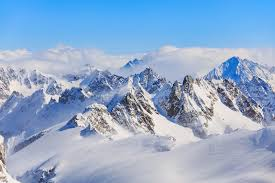
//> input picture Template_opencv/histo3.JPG, 275 x 183 px
$ ./histogram_grayscale_file   (built with g++ and OpenCV 4)
//> lines starting //> are read from the running program, lines starting //| are printed output that depends on the picture
### Template_opencv/stdafx.h
// stdafx.h : include file for standard system include files,
// or project specific include files that are used frequently, but
// are changed infrequently
//

#pragma once

#include "targetver.h"

#include <stdio.h>
#include <tchar.h>


// TODO: reference additional headers your program requires here

### Template_opencv/histogram_grayscale_file.cpp
#include "stdafx.h"
#include <opencv2\opencv.hpp>
#include <opencv2/core/core.hpp>
#include <opencv2/highgui/highgui.hpp>
#include "opencv2/imgproc/imgproc.hpp"
#include <iostream>

using namespace std;
using namespace cv;
int main(int argc, char** argv)
{
	Mat frame, gray_frame;
	//frame = imread("histo1.JPG", CV_LOAD_IMAGE_COLOR);
	//frame = imread("histo2.JPG", CV_LOAD_IMAGE_COLOR);
	frame = imread("histo3.JPG", CV_LOAD_IMAGE_COLOR);
//> frame is the input picture: 183 rows x 275 cols, CV_8UC3; mean B, G, R 203.1, 170.9, 144.4
	cvtColor(frame, gray_frame, COLOR_BGR2GRAY);
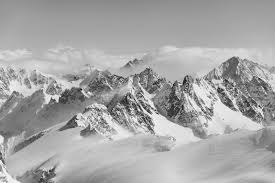
//> gray_frame: 183 rows x 275 cols, CV_8UC1; min 12, max 255, mean 166.6
	imshow("Gray Scale Image", gray_frame);
	int histSize = 256;
	float range[] = { 0, 256 };
	const float* histRange = { range };
	bool uniform = true; bool accumulate = false;
	Mat b_hist;
	calcHist(&gray_frame, 1, 0, Mat(), b_hist, 1, &histSize, &histRange,uniform, accumulate);
//> b_hist = 256 values, max 850 at index 162, min 0 at index 0, mean 196.6
	int hist_w = 512; int hist_h = 400;
	int bin_w = cvRound((double)hist_w / histSize);
	Mat histImage(hist_h, hist_w, CV_8UC3, Scalar(0, 0, 0));
	normalize(b_hist, b_hist, 0, histImage.rows, NORM_MINMAX, -1, Mat());
//> b_hist = 256 values, max 400 at index 162, min 0 at index 0, mean 92.51
	for (int i = 1; i < histSize; i++)
	{
		line(histImage, Point(bin_w*(i - 1), hist_h -
			cvRound(b_hist.at<float>(i - 1))),
			Point(bin_w*(i), hist_h -
			cvRound(b_hist.at<float>(i))),
			Scalar(255, 0, 0), 2, 8, 0);
	}
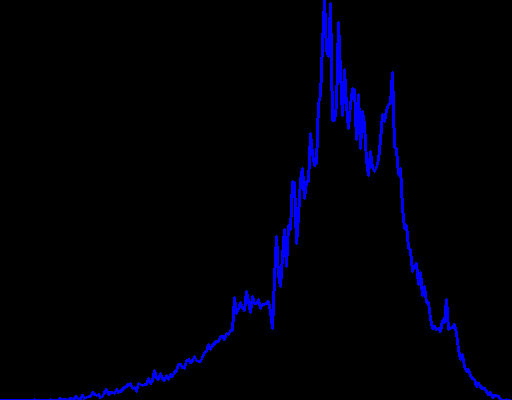
//> histImage: 400 rows x 512 cols, CV_8UC3; mean B, G, R 8.8, 0, 0
	imshow("Histogram of Gray Scale Image", histImage);
	waitKey(0);
	return EXIT_SUCCESS;
}

$ run again, with Template_opencv/histo1.JPG copied over Template_opencv/histo3.JPG
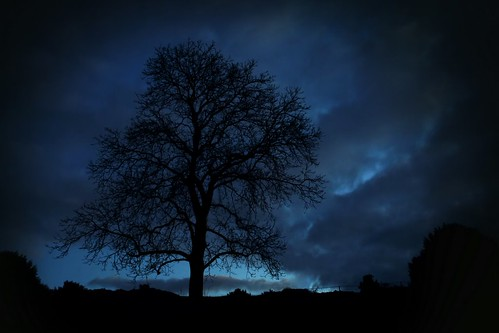
//> input picture Template_opencv/histo1.JPG, 499 x 333 px
//> frame is the input picture: 333 rows x 499 cols, CV_8UC3; mean B, G, R 45.6, 29.5, 15.8
//> `cvtColor(frame, gray_frame, COLOR_BGR2GRAY);`:
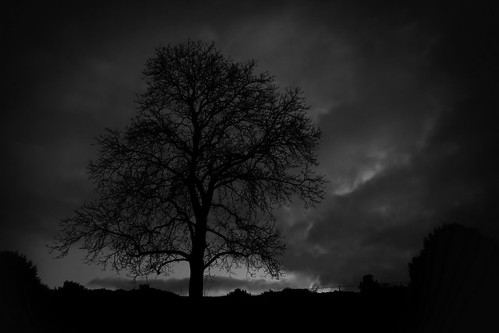
//> gray_frame: 333 rows x 499 cols, CV_8UC1; min 0, max 166, mean 27.2
//> `calcHist(&gray_frame, 1, 0, Mat(), b_hist, 1, &histSize, &histRange,un..`: b_hist = 256 values, max 13309 at index 0, min 0 at index 150, mean 649.1
//> `normalize(b_hist, b_hist, 0, histImage.rows, NORM_MINMAX, -1, Mat());`: b_hist = 256 values, max 400 at index 0, min 0 at index 150, mean 19.51
//> after the loop `for (int i = 1; i < histSize; i++)`:
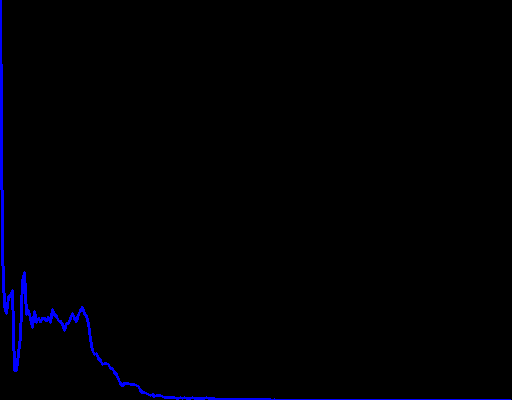
//> histImage: 400 rows x 512 cols, CV_8UC3; mean B, G, R 3.5, 0, 0

$ run again, with Template_opencv/histo2.JPG copied over Template_opencv/histo3.JPG
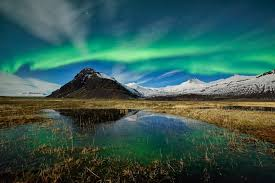
//> input picture Template_opencv/histo2.JPG, 275 x 183 px
//> frame is the input picture: 183 rows x 275 cols, CV_8UC3; mean B, G, R 82.5, 91.1, 53.1
//> `cvtColor(frame, gray_frame, COLOR_BGR2GRAY);`:
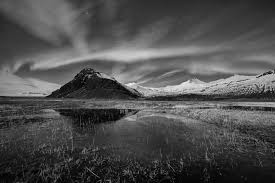
//> gray_frame: 183 rows x 275 cols, CV_8UC1; min 0, max 242, mean 78.8
//> `calcHist(&gray_frame, 1, 0, Mat(), b_hist, 1, &histSize, &histRange,un..`: b_hist = 256 values, max 686 at index 56, min 0 at index 229, mean 196.6
//> `normalize(b_hist, b_hist, 0, histImage.rows, NORM_MINMAX, -1, Mat());`: b_hist = 256 values, max 400 at index 56, min 0 at index 229, mean 114.6
//> after the loop `for (int i = 1; i < histSize; i++)`:
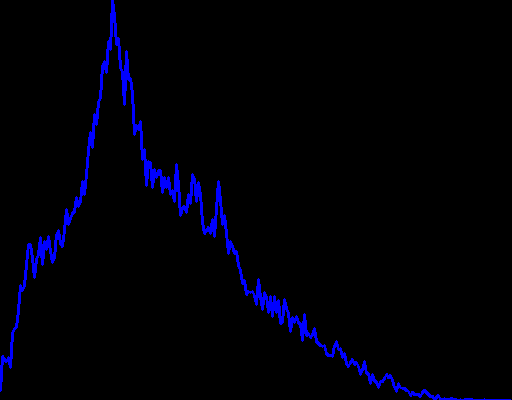
//> histImage: 400 rows x 512 cols, CV_8UC3; mean B, G, R 8, 0, 0
